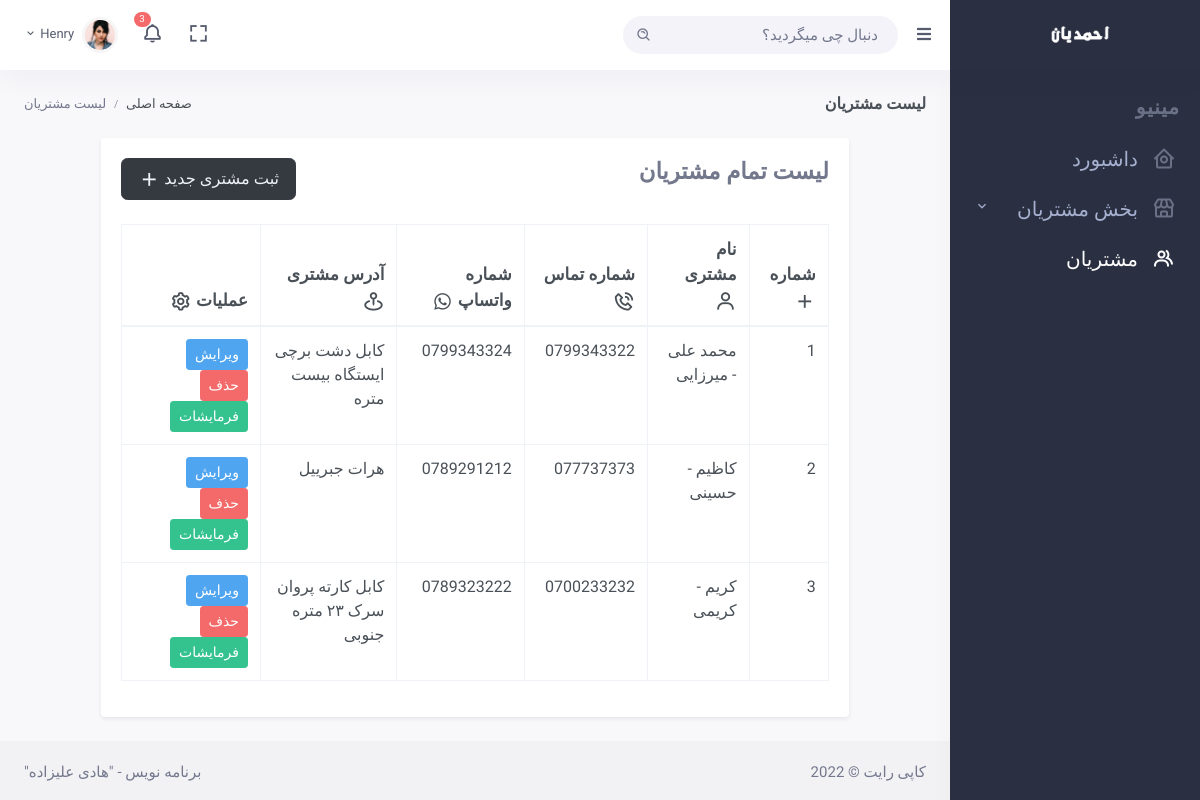
The page /customers/list/ on the database as committed earlier.
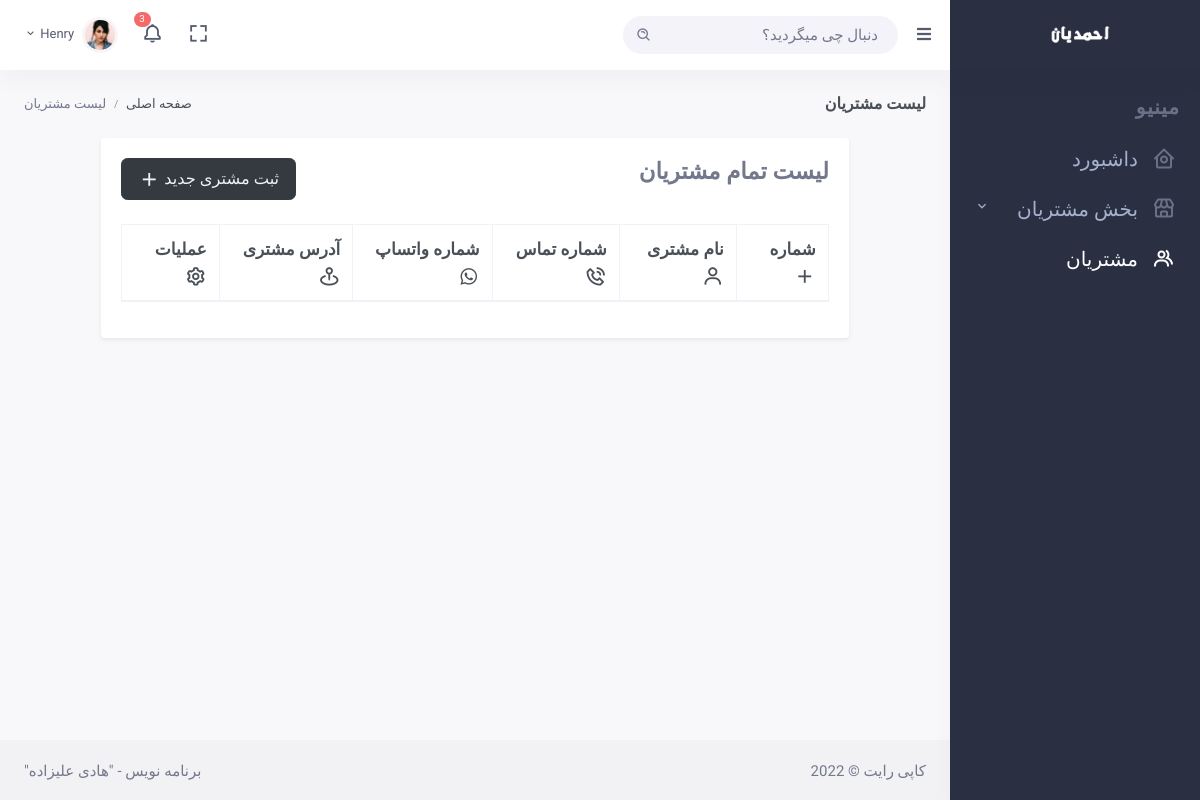
The same page on the database as committed later.
### customers/models.py (models this page shows, shortened)
class Customer(models.Model):
    name = models.CharField(max_length=200, verbose_name="اسم مشتری")
    last_name = models.CharField(max_length=200, verbose_name="تخلص مشتری")
    phone_number  = models.CharField(max_length=15, verbose_name="شماره تماس مشتری")
    social_number = models.CharField(max_length=15, verbose_name="شماره واتساپ", null=True, blank=True)
    address = models.CharField(max_length=200, verbose_name="آدرس مشتری")
    created = models.DateTimeField(auto_now_add=True)
    class Meta:
        ordering = ('-created', )

### customers/views.py (the view)
# urls.py: path("customers/list/", views.customer_list_view, name="customer-list"),
def customer_list_view(request):
    customers = Customer.objects.all()
    context = {
        "customers" : customers
    }
    return render(request, "customers/list.html", context)

### customers/templates/customers/list.html (shortened to what this page needs)
{% extends 'main.html' %}
{% block page_title %}
لیست مشتریان
{% endblock page_title %}
{% block breadcrumb %}
<div class="page-title-right">
    <ol class="breadcrumb m-0">
        <li class="breadcrumb-item"><a href="/">صفحه اصلی</a></li>
        <li class="breadcrumb-item active">لیست مشتریان</li>
    </ol>
</div>
{% endblock breadcrumb %}
{% block content %}
<div class="row">
    <div class="col-xl-10 m-auto">
        <div class="card shadow-sm">
            <div class="card-body">
                <div class="row">
                    <div class="col-lg-6">
                        <h3 class="mb-4 text-muted" style="font-weight: bold;">لیست تمام مشتریان</h3>
                    </div>
                    <div class="col-lg-6">
                        <a href="{% url 'customer-create' %}" class="float-right btn btn-dark btn-lg mb-4 ">
                            ثبت مشتری جدید
                            <i class="bx bx-plus font-size-22 align-middle"></i>
                        </a>
                    </div>
                </div>
                <table id="datatable" class="table table-bordered dt-responsive nowrap"
                    style="border-collapse: collapse; border-spacing: 0; width: 100%;">
                    <thead>
                        <tr>
                            <th class="font-size-17">شماره
                                <i class="bx bx-plus align-middle font-size-22"></i>
                            </th>
                            <th class="font-size-17">نام مشتری
                                <i class='bx bx-user align-middle font-size-22 ' ></i>
                            </th>
                            <th class="font-size-17">شماره تماس
                                <i class='bx bx-phone-call align-middle font-size-22 ' ></i>
                            </th>
                            <th class="font-size-17">شماره واتساپ
                                <i class='bx bxl-whatsapp font-size-22 align-middle '></i>
                            </th>
                            <th class="font-size-17">آدرس مشتری
                                <i class='bx bx-map-pin font-size-22 align-middle' ></i>
                            </th>
                            <th class="font-size-17">عملیات
                                <i class='bx bx-cog font-size-22 align-middle ' ></i>
                            </th>
                        </tr>
                    </thead>
                    <tbody>
                        {% for customer in customers %}
                            <tr>
                                <td class="font-size-16">{{forloop.counter}}</td>
                                <td class="font-size-16">{{customer.name}} - {{customer.last_name}}</td>
                                <td class="font-size-16">{{customer.phone_number}}</td>
                                <td class="font-size-16">
                                    {% if customer.social_number %}
                                        {{customer.social_number}}
                                    {% else %}
                                        ندارد
                                    {% endif %}
                                </td>
                                <td class="font-size-16">{{customer.address}}</td>
                                <td class="font-size-16">
                                    <a href="{% url 'customer-update' customer.pk %}" class="btn btn-info btn-sm font-size-14">ویرایش</a>
                                    <a href="{% url 'customer-delete' customer.pk %}" class="btn btn-danger btn-sm font-size-14">حذف</a>
                                    <a href="{% url 'customer-order-create' customer.pk %}" class="btn btn-success btn-sm font-size-14">فرمایشات</a>
                                </td>
                            </tr>
                        {% endfor %}
                    </tbody>
                </table>
            </div>
        </div>
    </div>
</div>
{% endblock content %}

### templates/main.html (shortened to what this page needs)
{% load static %}
<!DOCTYPE html>
<html lang="en">
<head>
        {% include 'links/css.html' %}
    </head>
    <body data-sidebar="dark">
        <div id="layout-wrapper">
            {% include 'components/navbar.html' %}
            {% include 'components/sidebar.html' %}
            <div class="main-content">
                <div class="page-content">
                    <div class="container-fluid">
                        <div class="row">
                            <div class="col-12">
                                <div class="page-title-box d-flex align-items-center justify-content-between">
                                    <h4 class="mb-0 font-size-18">
                                    {% block page_title %} {% endblock page_title %}
                                    </h4>
                                    {% block breadcrumb %} {% endblock breadcrumb %}
                                </div>
                            </div>
                        </div>
                        {% block content %}
                        {% endblock content %}
                    </div>
                </div>
                {% include 'components/footer.html' %}
            </div>
        </div>
    </body>
</html>

### templates/links/css.html (shortened to what this page needs)
{% load static %}
<link href="{% static 'assets/libs/datatables.net-bs4/css/dataTables.bootstrap4.min.css' %}" rel="stylesheet" type="text/css" />
<link href="{% static 'assets/libs/datatables.net-buttons-bs4/css/buttons.bootstrap4.min.css' %}" rel="stylesheet" type="text/css" />
<link rel="stylesheet" href="{% static 'assets/css/bootstrap-datepicker.min.css' %}">
<link rel="stylesheet" href="{% static 'assets/css/persian-datepicker-0.4.5.min.css' %}">
<link href="{% static 'assets/libs/datatables.net-responsive-bs4/css/responsive.bootstrap4.min.css' %}" rel="stylesheet"
    type="text/css" />
<link rel="stylesheet" href="{% static 'assets/css/main.css' %}">
<link href="{% static 'assets/css/bootstrap.min.css' %}" id="bootstrap-style" rel="stylesheet" type="text/css" />
<link href="{% static 'assets/css/icons.min.css' %}" rel="stylesheet" type="text/css" />
<link href="{% static 'assets/css/app.min.css' %}" id="app-style" rel="stylesheet" type="text/css" />
<link rel="stylesheet" href="{% static 'assets/css/app-rtl.min.css' %}" id="app-style" type="text/css" />

### templates/components/navbar.html (shortened to what this page needs)
{% load static %}
<header id="page-topbar">
    <div class="navbar-header">
        <div class="d-flex">
            <div class="navbar-brand-box">
                <a href="index.html" class="logo logo-light">
                    <span class="logo-lg">
                        <img src="{% static 'assets/images/custom/logo3.png' %}" alt="" height="19">
                    </span>
                </a>
            </div>
            <button type="button" class="btn btn-sm px-3 font-size-16 header-item waves-effect" id="vertical-menu-btn">
                <i class="fa fa-fw fa-bars"></i>
            </button>
            <form class="app-search d-none d-lg-block">
                <div class="position-relative">
                    <input type="text" class="form-control font-size-15" placeholder="دنبال چی میگردید؟">
                    <span class="bx bx-search-alt"></span>
                </div>
            </form>
        </div>
        <div class="d-flex">
            <div class="dropdown d-none d-lg-inline-block ml-1">
                <button type="button" class="btn header-item noti-icon waves-effect" data-toggle="fullscreen">
                    <i class="bx bx-fullscreen"></i>
                </button>
            </div>
            <div class="dropdown d-inline-block">
                <button type="button" class="btn header-item noti-icon waves-effect" id="page-header-notifications-dropdown"
                    data-toggle="dropdown" aria-haspopup="true" aria-expanded="false">
                    <i class="bx bx-bell bx-tada"></i>
                    <span class="badge badge-danger badge-pill">3</span>
                </button>
            </div>
            <div class="dropdown d-inline-block">
                <button type="button" class="btn header-item waves-effect" id="page-header-user-dropdown"
                    data-toggle="dropdown" aria-haspopup="true" aria-expanded="false">
                    <img class="rounded-circle header-profile-user" src="{% static 'assets/images/users/avatar-1.jpg' %}"
                        alt="Header Avatar">
                    <span class="d-none d-xl-inline-block ml-1" key="t-henry">Henry</span>
                    <i class="mdi mdi-chevron-down d-none d-xl-inline-block"></i>
                </button>
            </div>
        </div>
    </div>
</header>

### templates/components/sidebar.html (shortened to what this page needs)
{% load static %}
<div class="vertical-menu">
    <div data-simplebar class="h-100">
        <div id="sidebar-menu">
            <ul class="metismenu list-unstyled" id="side-menu">
                <li class="menu-title" key="t-menu">مینیو</li>
                <li>
                    <a href="javascript: void(0);" class="waves-effect">
                        <i class="bx bx-home-circle"></i>
                        <span key="t-dashboards">داشبورد</span>
                    </a>
                </li>
                <li>
                    <a href="javascript: void(0);" class="has-arrow waves-effect">
                        <i class="bx bx-store"></i>
                        <span key="t-ecommerce">بخش مشتریان</span>
                    </a>
                </li>
                <li>
                    <a href="{% url 'customer-list' %}" class="waves-effect">
                        <i class="bx bx-group"></i>
                        <span key="t-dashboards">مشتریان</span>
                    </a>
                </li>
            </ul>
        </div>
    </div>
</div>

### templates/components/footer.html (shortened to what this page needs)
{% load static %}
<footer class="footer">
    <div class="container-fluid">
        <div class="row">
            <div class="col-sm-6 font-size-15">
                کاپی رایت
                &copy;
            </div>
            <div class="col-sm-6">
                <div class="text-sm-right d-none d-sm-block font-size-15">
                    برنامه نویس - "هادی علیزاده"
                </div>
            </div>
        </div>
    </div>
</footer>

### templates/links/js.html (shortened to what this page needs)
{% load static %}

### static/assets/css/main.css (style rules this page uses)
body { font-family: 'Baloo Bhaijaan 2', cursive !important; }
#sidebar-menu ul li { font-size: 20px; }
#sidebar-menu ul li a.waves-effect { font-size: 20px !important; }
#sidebar-menu ul li .bx { font-size: 24px !important; margin-left: 5px; }

Rows that differ between the two databases and show on the page:
removed Customer: name "محمد علی", last_name "میرزایی", phone_number "0799343322", social_number "0799343324", address "کابل دشت برچی ایستگاه بیست متره"
removed Customer: name "کاظیم", last_name "حسینی", phone_number "077737373", social_number "0789291212", address "هرات جبرییل"
removed Customer: name "کریم", last_name "کریمی", phone_number "0700233232", social_number "0789323222", address "کابل کارته پروان سرک ۲۳ متره جنوبی"
